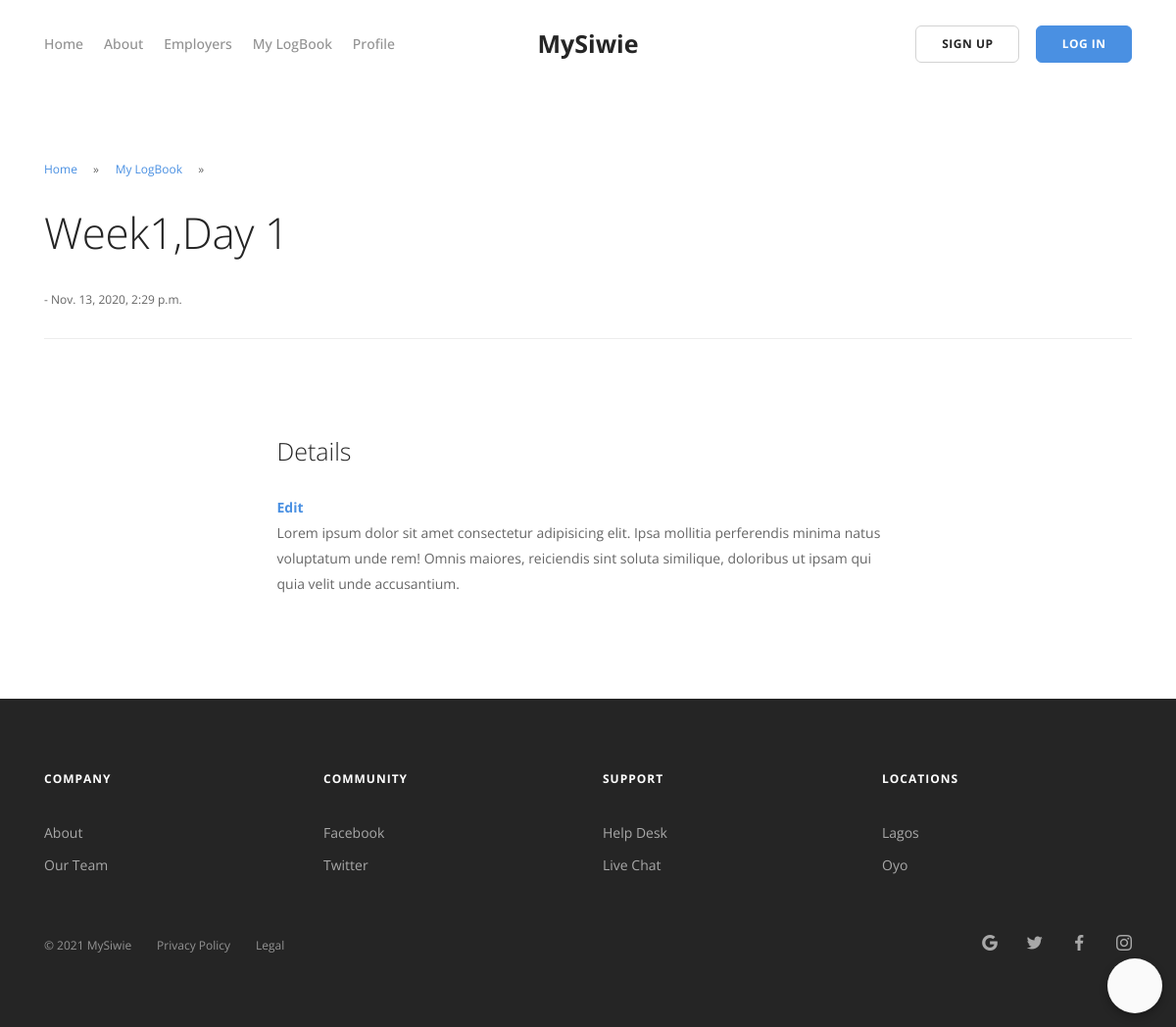
Screenshot of /dashboard/internship/e-logbook/detail/1 with the database file from the repository.
### siwieapp/models.py (models this page shows, shortened)
class Logbook(models.Model):
    user = models.ForeignKey(User, on_delete=models.CASCADE, default=True)
    week = models.ForeignKey(Week, on_delete=models.CASCADE)
    day = models.ForeignKey(Day, on_delete=models.CASCADE)
    log_details = models.CharField(max_length=224)
    date_posted = models.DateTimeField(auto_now_add=True)

class Week(models.Model):
    name = models.CharField(max_length=20)
    def __str__(self):
        return self.name

class Day(models.Model):
    name = models.CharField(max_length=20)
    def __str__(self):
        return self.name

### siwieapp/views.py (the view)
# urls.py: path('dashboard/internship/e-logbook/detail/<logbook_id>', views.log_detail, name='log_single'),
def log_detail(request, logbook_id):
    logbook = Logbook.objects.get(pk=logbook_id)
    context = {
        'logbook': logbook
    }
    return render(request, 'log-single.html', context)

### siwieapp/templates/log-single.html (shortened to what this page needs)
{% extends 'index.html' %}
{% load static %}
      {% block content%}
        <div class="main-container">
            <section class="space--sm">
                <div class="container">
                    <div class="row">
                        <div class="col-md-12">
                            <ol class="breadcrumbs">
                                <li>
                                    <a href="{% url 'index' %}">Home</a>
                                </li>
                                <li>
                                    <a href="#">My LogBook</a>
                                </li>
                                <h1>Week{{logbook.week}},Day {{logbook.day}}</h1>
                                <li><span>- {{logbook.date_posted}}</span></li>
                            </ol>
                            <hr>
                        </div>
                </div>
            </section>
            <section class="switchable">
                <div class="container">
                    <div class="row justify-content-around">
                        <div class="col-md-8 col-lg-7">
                            <h3>Details</h3><a href="{% url 'log_edit' logbook.id %}">Edit</a>
                                 <br>
                                {{logbook.log_details}}
                                <br>
                        </div>
                    </div>
                </div>
            </section>
          {% endblock%}

### rows the page displays
Logbook: week "1", day "1", date_posted "Nov. 13, 2020, 2:29 p.m.", log_details "Lorem ipsum dolor sit amet consectetur adipisicing elit. Ipsa mollitia perferendis minima natus voluptatum unde rem! Omnis maiores, reiciendis sint soluta similique, doloribus ut ipsam qui quia velit unde accusantium."
